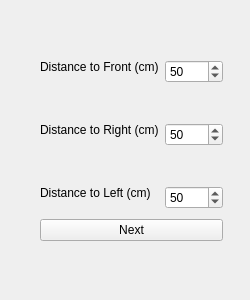
<?xml version="1.0" encoding="UTF-8"?>
<ui version="4.0">
 <class>camera_window</class>
 <widget class="QMainWindow" name="camera_window">
  <property name="geometry">
   <rect>
    <x>0</x>
    <y>0</y>
    <width>250</width>
    <height>300</height>
   </rect>
  </property>
  <property name="windowTitle">
   <string>Camera</string>
  </property>
  <widget class="QWidget" name="centralwidget">
   <widget class="QWidget" name="layoutWidget">
    <property name="geometry">
     <rect>
      <x>40</x>
      <y>60</y>
      <width>183</width>
      <height>181</height>
     </rect>
    </property>
    <layout class="QVBoxLayout" name="verticalLayout">
     <property name="sizeConstraint">
      <enum>QLayout::SetNoConstraint</enum>
     </property>
     <item>
      <layout class="QFormLayout" name="formLayout">
       <property name="verticalSpacing">
        <number>40</number>
       </property>
       <property name="bottomMargin">
        <number>0</number>
       </property>
       <item row="0" column="0">
        <widget class="QLabel" name="front_dist_label">
         <property name="sizePolicy">
          <sizepolicy hsizetype="Expanding" vsizetype="Fixed">
           <horstretch>0</horstretch>
           <verstretch>0</verstretch>
          </sizepolicy>
         </property>
         <property name="text">
          <string>Distance to Front (cm)</string>
         </property>
        </widget>
       </item>
       <item row="0" column="1">
        <widget class="QSpinBox" name="front_dist_sbx">
         <property name="minimum">
          <number>0</number>
         </property>
         <property name="maximum">
          <number>1000</number>
         </property>
         <property name="value">
          <number>50</number>
         </property>
         <property name="displayIntegerBase">
          <number>10</number>
         </property>
        </widget>
       </item>
       <item row="1" column="0">
        <widget class="QLabel" name="right_dist_label">
         <property name="sizePolicy">
          <sizepolicy hsizetype="Expanding" vsizetype="Fixed">
           <horstretch>0</horstretch>
           <verstretch>0</verstretch>
          </sizepolicy>
         </property>
         <property name="text">
          <string>Distance to Right (cm)</string>
         </property>
        </widget>
       </item>
       <item row="1" column="1">
        <widget class="QSpinBox" name="right_dist_sbx">
         <property name="minimum">
          <number>0</number>
         </property>
         <property name="maximum">
          <number>1000</number>
         </property>
         <property name="value">
          <number>50</number>
         </property>
        </widget>
       </item>
       <item row="2" column="0">
        <widget class="QLabel" name="left_dist_label">
         <property name="sizePolicy">
          <sizepolicy hsizetype="Expanding" vsizetype="Fixed">
           <horstretch>0</horstretch>
           <verstretch>0</verstretch>
          </sizepolicy>
         </property>
         <property name="text">
          <string>Distance to Left (cm)</string>
         </property>
        </widget>
       </item>
       <item row="2" column="1">
        <widget class="QSpinBox" name="left_dist_sbx">
         <property name="minimum">
          <number>0</number>
         </property>
         <property name="maximum">
          <number>1000</number>
         </property>
         <property name="value">
          <number>50</number>
         </property>
        </widget>
       </item>
      </layout>
     </item>
     <item>
      <widget class="QPushButton" name="next_btn">
       <property name="text">
        <string>Next</string>
       </property>
      </widget>
     </item>
    </layout>
   </widget>
  </widget>
 </widget>
 <resources/>
 <connections/>
</ui>
